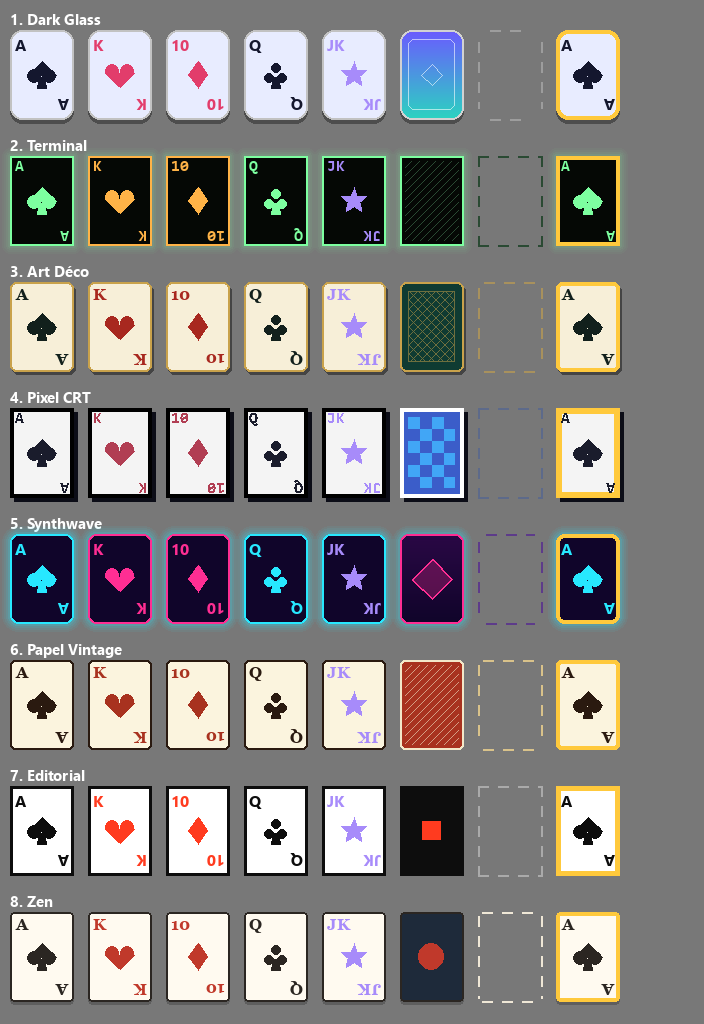

Write Python code to recreate this figure.
"""Gera previa_baralhos.png (folha de contato dos 8 baralhos) e baralhos.html
(galeria no navegador, gerada a partir do mesmo dicionário SKINS).
Uso, a partir da raiz do projeto:  python design/baralhos/previa_baralhos.py"""
import os
import sys

os.environ.setdefault("SDL_VIDEODRIVER", "dummy")
AQUI = os.path.dirname(os.path.abspath(__file__))
sys.path.insert(0, AQUI)
import pygame
import baralhos_skins as bs


class C:  # carta de teste com o mesmo contrato de core/deck.Card
    def __init__(self, texto, naipe, simbolo):
        self.texto, self.naipe, self.simbolo_naipe = texto, naipe, simbolo


MAO = [C("A", "espadas", "S"), C("K", "copas", "H"), C("10", "ouros", "D"), C("Q", "paus", "C"), C("JK", "coringa", "★")]


def png():
    pygame.init()
    W, H = 64, 90
    fundo = (120, 120, 120)
    tela = pygame.Surface((8 + 7 * (W + 14) + 150, 16 + len(bs.ORDEM_SKINS) * (H + 36)))
    tela.fill(fundo)
    fonte = pygame.font.SysFont("Segoe UI", 15, bold=True)
    for i, sid in enumerate(bs.ORDEM_SKINS):
        y = 12 + i * (H + 36)
        tela.blit(fonte.render(f"{i + 1}. {bs.ROTULOS_SKINS[sid]}", True, (255, 255, 255)), (10, y - 4))
        x = 10
        yy = y + 18
        for c in MAO:
            bs.desenhar_carta_skin(tela, sid, x, yy, W, H, carta=c); x += W + 14
        bs.desenhar_carta_skin(tela, sid, x, yy, W, H, virada_para_baixo=True); x += W + 14
        bs.desenhar_carta_skin(tela, sid, x, yy, W, H, vazia=True); x += W + 14
        bs.desenhar_carta_skin(tela, sid, x, yy, W, H, carta=MAO[0], destaque=True)
    pygame.image.save(tela, os.path.join(AQUI, "previa_baralhos.png"))


def css_cor(c):
    c = bs._rgba(c)
    return f"rgba({c[0]},{c[1]},{c[2]},{c[3] / 255:.2f})"


FONTE_CSS = {"mono": "Consolas,'Courier New',monospace", "serif": "Georgia,'Times New Roman',serif",
             "sans": "'Segoe UI',Verdana,sans-serif", "pixel": "Consolas,'Courier New',monospace"}
PADRAO_CSS = {
    "losango": "none", "moldura": "none",
    "rede": "repeating-linear-gradient(45deg,{c} 0 1px,transparent 1px 8px),repeating-linear-gradient(-45deg,{c} 0 1px,transparent 1px 8px)",
    "listras": "repeating-linear-gradient(45deg,{c} 0 2px,transparent 2px 8px)",
    "xadrez": "repeating-conic-gradient({c} 0 25%,transparent 0 50%) 0 0/16px 16px",
    "quadrado": "linear-gradient({c},{c}) center/30% 22% no-repeat",
    "circulo": "radial-gradient(ellipse {c} 0 40%,transparent 41%)",
    "neon": "none"}


def html():
    css, corpo = [], []
    for sid in bs.ORDEM_SKINS:
        s = bs.SKINS[sid]
        sh = s["sombra"]
        sombra = f"{sh[0]}px {sh[1]}px 0 {css_cor(sh[2])}" if sh and bs._rgba(sh[2])[3] else "none"
        if s["glow"]:
            sombra = f"0 0 14px {css_cor(s['glow'])}, 0 0 4px {css_cor(s['glow'])}"
        pad = PADRAO_CSS[s["padrao"]].format(c=css_cor(s["padrao_cor"]))
        fundo_verso = (f"linear-gradient({css_cor(s['verso_a'])},{css_cor(s['verso_b'])})" if s["verso_b"]
                       else css_cor(s["verso_a"]))
        extra = ""
        if s["padrao"] in ("losango", "moldura", "neon"):
            extra = (f".{sid} .verso:after{{content:'';position:absolute;left:50%;top:50%;width:44%;height:31%;"
                     f"transform:translate(-50%,-50%) rotate(45deg) scale(.85);border:2px solid {css_cor(s['padrao_cor'])};"
                     f"{'box-shadow:0 0 8px '+css_cor(s['padrao_cor'])+';' if s['padrao']=='neon' else ''}}}")
        borda_v = css_cor(s.get("borda_vermelha") or s["borda"])
        css.append(f""".{sid} .c{{width:64px;height:90px;position:relative;box-sizing:border-box;background:{css_cor(s['face'])};
border:{s['borda_w']}px solid {css_cor(s['borda'])};border-radius:{s['raio']}px;box-shadow:{sombra};color:{css_cor(s['tinta'])};
font:700 17px {FONT_CSS_PLACEHOLDER};display:grid;place-items:center}}
.{sid} .c.v{{color:{css_cor(s['vermelho'])};border-color:{borda_v}}}
.{sid} .c b{{position:absolute;left:6px;top:4px}}.{sid} .c b+b{{left:auto;top:auto;right:6px;bottom:4px;transform:rotate(180deg)}}
.{sid} .c span{{font-size:36px;line-height:1}}
.{sid} .verso{{background:{(pad + ', ') if pad != 'none' else ''}{fundo_verso};border:{max(2, s['borda_w'])}px solid {css_cor(s['verso_borda'])}}}
.{sid} .vazia{{background:transparent;border:2px dashed {css_cor(s['vazia'])};box-shadow:none}}
.{sid} .dest{{border-color:#ffc93c;box-shadow:0 0 0 2px #ffc93c}}
{extra}""".replace(FONT_CSS_PLACEHOLDER, FONTE_CSS[s["fonte"]]))
        cartas = "".join(
            f"<div class='c{' v' if c.naipe in ('copas', 'ouros') else ''}'><b>{c.texto}</b><span>{ {'S':'♠','H':'♥','D':'♦','C':'♣','★':'★'}[c.simbolo_naipe] }</span><b>{c.texto}</b></div>"
            for c in MAO)
        corpo.append(f"<section class='{sid}'><h2>{bs.ROTULOS_SKINS[sid]} <code>{sid}</code></h2><div class='row'>{cartas}"
                     f"<div class='c verso'></div><div class='c vazia'></div>"
                     f"<div class='c dest'><b>A</b><span>♠</span><b>A</b></div></div></section>")
    pagina = ("<!doctype html><html lang='pt-BR'><head><meta charset='utf-8'><title>Baralhos — poker_game</title><style>"
              "body{margin:0;padding:28px;background:#6f6f6f;font:15px system-ui,sans-serif;color:#fff}"
              "h1{margin:0 0 20px}h2{margin:26px 0 10px;font-size:16px}code{opacity:.7;font-weight:400;margin-left:8px}"
              ".row{display:flex;gap:14px;flex-wrap:wrap}"
              + "\n".join(css) + "</style></head><body><h1>Baralhos dos 8 estilos novos</h1>"
              "<p>Ids usados em <code>baralhos_skins.py</code>. Prévia em HTML aproximada; a referência é o PNG gerado pelo Pygame.</p>"
              + "".join(corpo) + "</body></html>")
    with open(os.path.join(AQUI, "baralhos.html"), "w", encoding="utf-8") as f:
        f.write(pagina)


FONT_CSS_PLACEHOLDER = "@@FONT@@"

if __name__ == "__main__":
    png()
    html()
    print("ok: previa_baralhos.png e baralhos.html")
